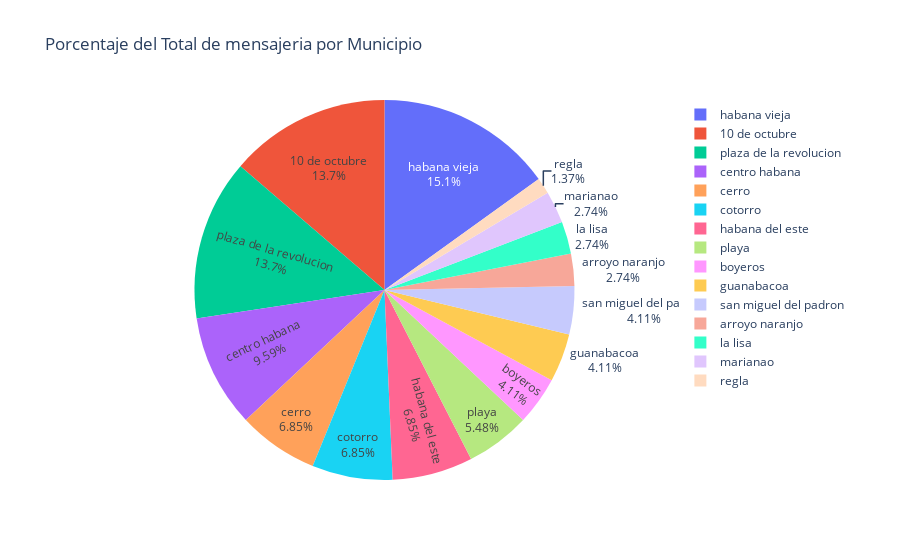

Notebook code for this chart:
### Markdown cell above
Alejandro, ayer me llamó tu primo para saber como estaba y le comenté lo que estabamos planeando

-Mami!! las cosas que se cuentan nunca salen

Hay chico tú no crees que si todo sale bien le podamos ofrecer un trabajito, él ahora se compró una moto eléctrica y pudiera hacer la mensajería del restaurante y esta sería otra entrada de ganacias además el dinero se queda en la familia

-Bueno dejame calcular que tan común es tener el servicio de delivery en el municipio donde voy a montar el local no vaya a ser que no sea algo rentable y tenga más pérdida que ganancia

### Code cell
#Grafico de pastel sobre el porciento de mensajeria por municipio :)
info_mensajeria = data2[data2["delivery"].notna()]
total_mensajeria = info_mensajeria["delivery"].sum()
mensajeria_por_municipio = info_mensajeria.groupby("location.municipe")["delivery"].sum()
porciento_restaurantes_mensajeria = round(bp.c_porciento(mensajeria_por_municipio, total_mensajeria),2)

mensajeria_info = []
for i in porciento_restaurantes_mensajeria.index:
    i = bp.i_nombre(i)
    mensajeria_info.append(i)

fig = px.pie(
    names=porciento_restaurantes_mensajeria.index,
    values=porciento_restaurantes_mensajeria.values,
    title="Porcentaje del Total de mensajeria por Municipio"
)

fig.update_traces(textinfo="percent+label")
fig.show()

### Figure 1 — Plotly figure (JSON) as saved in the notebook; plotly's stock layout.template omitted (floating-point values rounded to 4 significant figures)
{"data": [{"domain": {"x": [0, 1], "y": [0, 1]}, "hovertemplate": "label=%{label}<br>value=%{value}<extra></extra>", "labels": ["10 de octubre", "arroyo naranjo", "boyeros", "centro habana", "cerro", "cotorro", "guanabacoa", "habana del este", "habana vieja", "la lisa", "marianao", "playa", "plaza de la revolucion", "regla", "san miguel del padron"], "legendgroup": "", "name": "", "showlegend": true, "textinfo": "percent+label", "type": "pie", "values": [13.7, 2.74, 4.11, 9.589, 6.849, 6.849, 4.11, 6.849, 15.07, 2.74, 2.74, 5.479, 13.7, 1.37, 4.11]}], "layout": {"legend": {"tracegroupgap": 0}, "title": {"text": "Porcentaje del Total de mensajeria por Municipio"}}}
